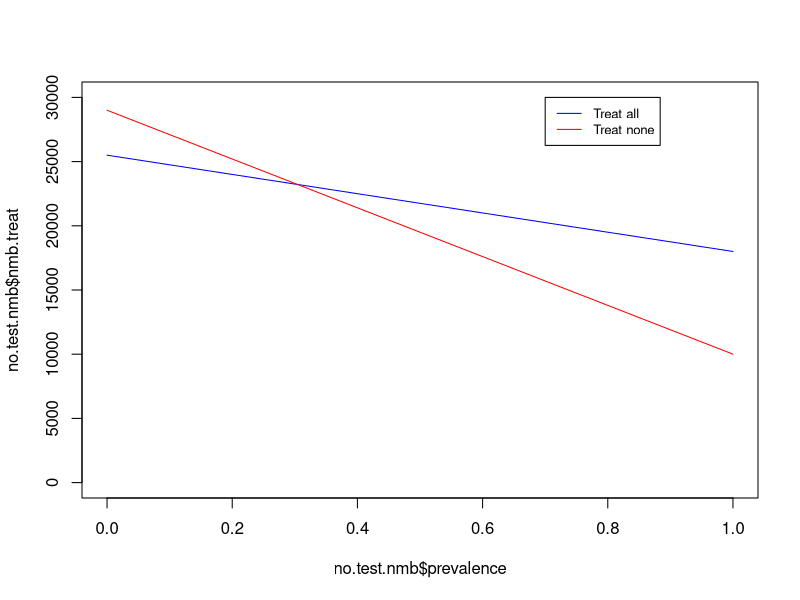
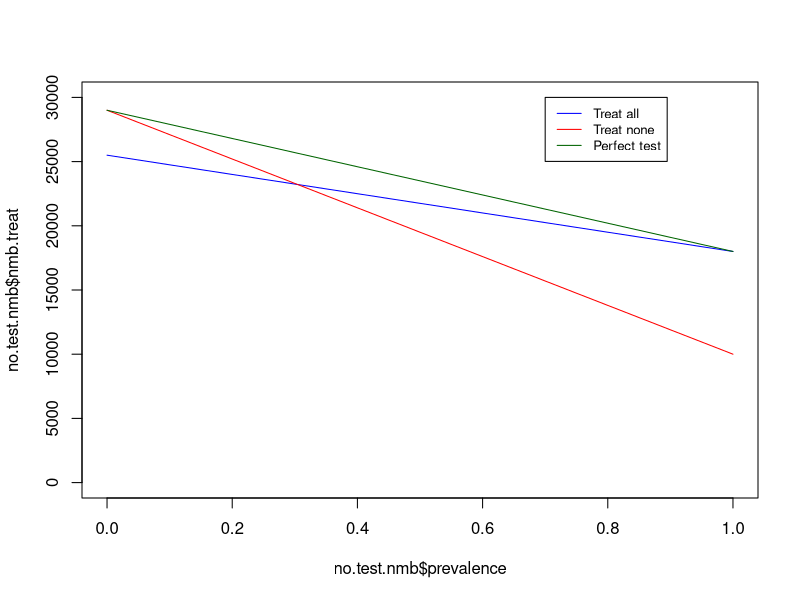
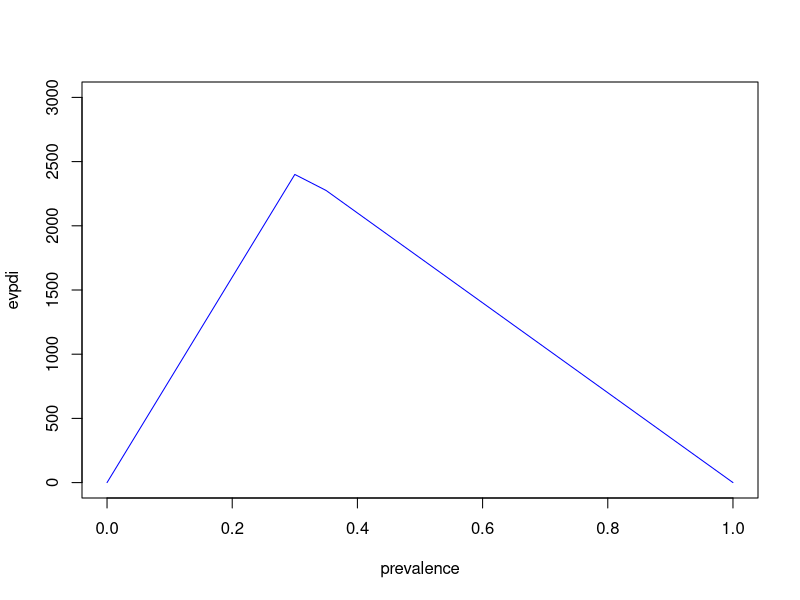
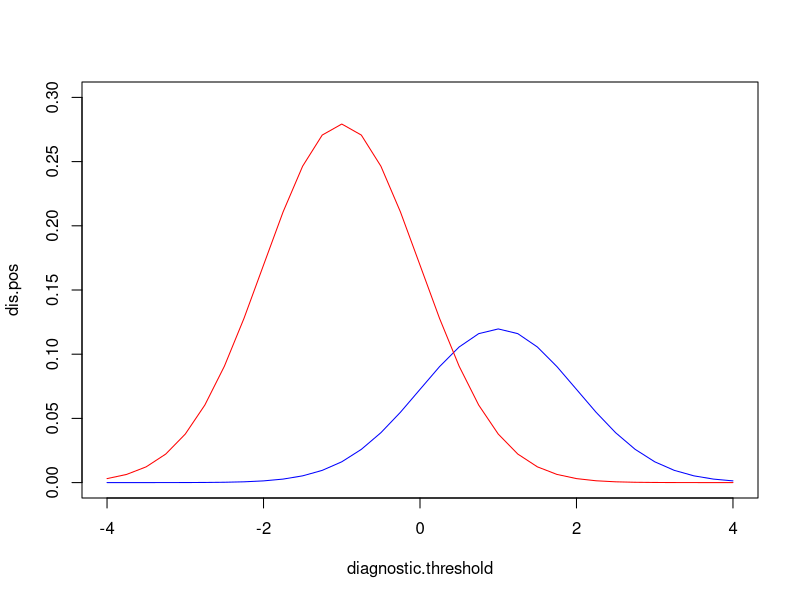
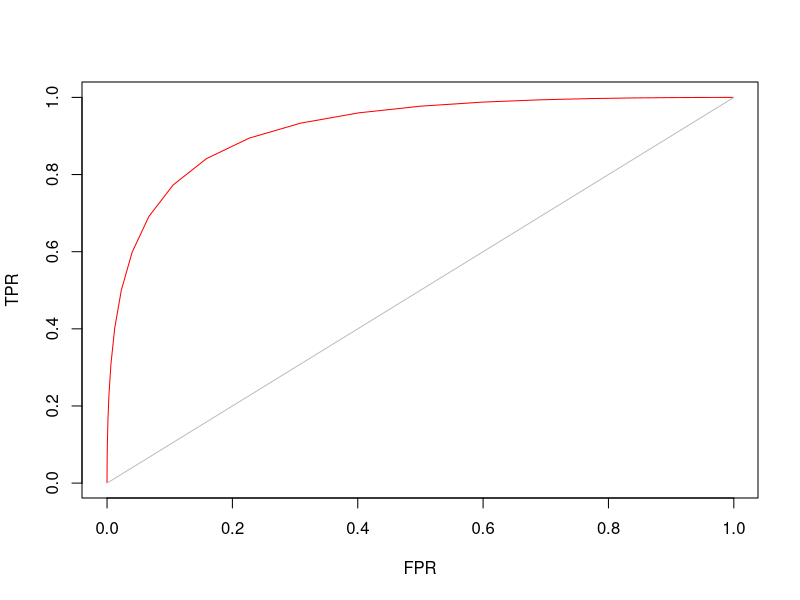
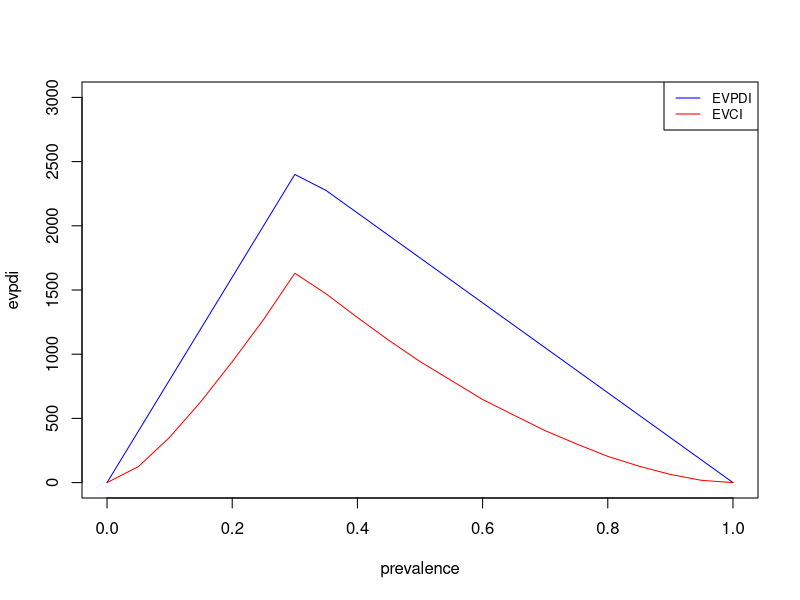
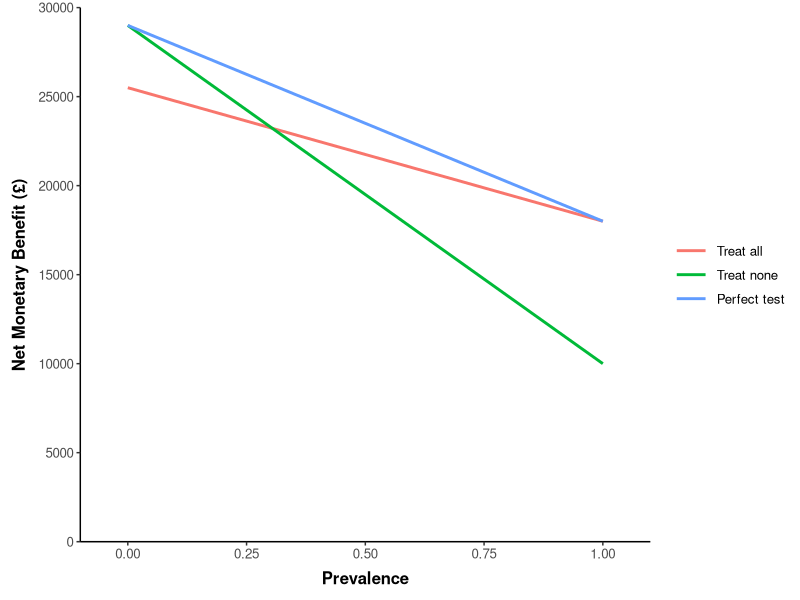
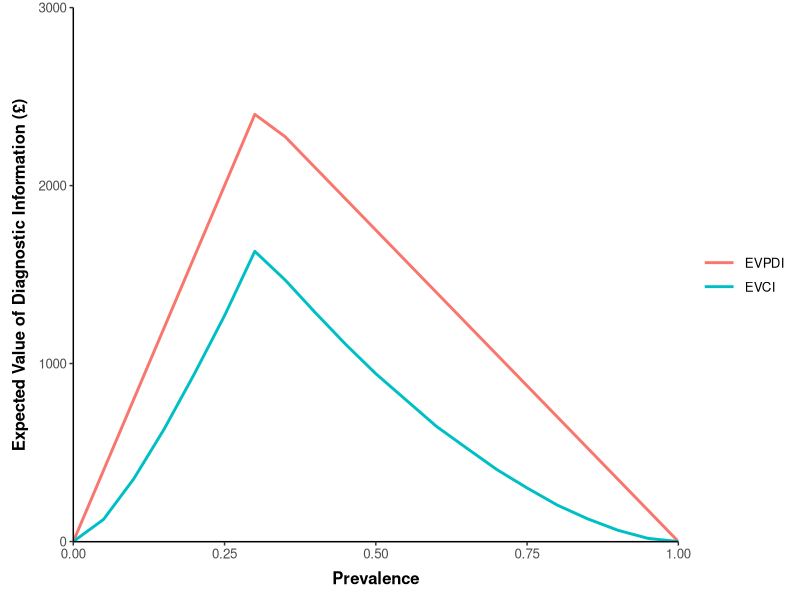

The R source for these figures, in order:
#  DM4HEE 
#  Foundation Exercise 4 - Value of Diagnostics
#  Author: Jack Williams and Nichola Naylor


#### Model Parameters #### 

lambda <- 30000 # This is our willingness to pay threshold
prevalence <- 0.3

# Payoffs and cost parameters for sick and healthy individuals, treated and not treated 

outcome.names <- c("Sick per treated", "Sick person not treated", 
                   "Healthy person treated", "Health person not treated")
expected.cost <- c(6000, 5000, 3000, 1000)
expected.qaly <- c(0.8, 0.5, 0.95, 1)

parameter.values <- data.frame(outcome.names, expected.cost, expected.qaly,
                              nmb = NA)

parameter.values$nmb <- (expected.qaly * lambda) - expected.cost

# here you can see the expected costs, QALYs and NMB for each possible outcome
parameter.values


# Estimating costs and QALYs associated with treating all vs. treat none 

treat.cost <- prevalence * expected.cost[1] + (1 - prevalence) * expected.cost[3]
notreat.cost <- prevalence * expected.cost[2] + (1 - prevalence) * expected.cost[4]
treat.qaly <- prevalence * expected.qaly[1] + (1 - prevalence) * expected.qaly[3]
notreat.qaly <- prevalence * expected.qaly[2] + (1 - prevalence) * expected.qaly[4]

expected.values <- data.frame(strategy =  c("Treat all", "Treat none"),
                           expected.cost = c(treat.cost, notreat.cost), 
                           expected.qaly = c(treat.qaly, notreat.qaly), 
                           nmb = NA)

expected.values$nmb <- (expected.values$expected.qaly * lambda) - expected.values$expected.cost 

# You can view the expected cost, QALY and NMB values at the prevalence defined
expected.values



# Evaluate NMB across a range of prevalence values

## We can create a function to calcualte NMB for sick and healthy patients (across prevalence values)  
est.nmb <- function(prev, parameters = parameter.values, lam = lambda){
  
  # Treatment - look up correct costs and outcomes for treated

  cost.sick <-  parameters$expected.cost[1] 
  cost.healthy <-  parameters$expected.cost[3] 
  
  qaly.sick <-  parameters$expected.qaly[1] 
  qaly.healthy <-  parameters$expected.qaly[3] 
  
  cost <- prev * cost.sick + (1-prev) * cost.healthy
  qaly <- prev * qaly.sick + (1-prev) * qaly.healthy
  
  nmb.treat <- (qaly * lam) - cost
  
  # No treatment- look up correct costs and outcomes for not treated

  cost.sick <-  parameters$expected.cost[2] 
  cost.healthy <-  parameters$expected.cost[4] 
  
  qaly.sick <-  parameters$expected.qaly[2] 
  qaly.healthy <-  parameters$expected.qaly[4] 
  
  cost <- prev * cost.sick + (1-prev) * cost.healthy
  qaly <- prev * qaly.sick + (1-prev) * qaly.healthy
  
  nmb.notreat <- (qaly * lam) - cost
  
  return(data.frame(prevalence = prev, 
                    nmb.treat = nmb.treat, 
                    nmb.notreat = nmb.notreat))
}


## We can now estimate the NMB of treating or not treating at any prevalence 
# At a low prevalence (10%), NMB is higher for not treating
# But at higher prevalence NMB is higher for treating everyone
est.nmb(prev = 0.1)
est.nmb(prev = 0.4)

# Now pass a vector of prevalence values into the function
prevalence.vector <- seq(from = 0, to = 1, by = 0.05)

# estimate the NMB across prevalence values, and save this 
no.test.nmb <- est.nmb(prev = prevalence.vector)
no.test.nmb


# We can create a plot in base R to observe the results
# Note - we will be updating this plot in the next section
plot(no.test.nmb$prevalence, no.test.nmb$nmb.treat, type="l", col = "blue", ylim = c(0, 30000))
  lines(no.test.nmb$prevalence, no.test.nmb$nmb.notreat, col = "red")
  legend(0.7, 30000, legend=c("Treat all", "Treat none"), col=c("blue", "red"), 
         lty = 1, cex = 0.8)
  


#### Expected value of a perfect test ####

# In this example, we will assume that all sick patients are treated, and all healthy patients are not


est.nmb.perfect.test <- function(prev, parameters = parameter.values, lam = lambda){
  
  # Perfect test means sick is treated (i.e. row value 1 for expected values table)
  # whilst healthy is not treated (i.e. row value 4 from expected values table)
  # So we eliminate sick person not treated (row 2), and health person treated (row 3)
  
  cost.sick <-  parameters$expected.cost[1] 
  cost.healthy <-  parameters$expected.cost[4] 
  
  qaly.sick <-  parameters$expected.qaly[1] 
  qaly.healthy <-  parameters$expected.qaly[4] 
  
  cost <- prev * cost.sick + (1-prev) * cost.healthy
  qaly <- prev * qaly.sick + (1-prev) * qaly.healthy
  
  nmb.perfect <- (qaly * lam) - cost
  

  return(data.frame(prevalence = prev, 
                    nmb = nmb.perfect))
}

est.nmb.perfect.test(prev = 0.1)
est.nmb.perfect.test(prev = prevalence.vector)

perfect.test.nmb <- est.nmb.perfect.test(prev = prevalence.vector)


# Estimate the Expected Value of Perfect Diagnostic Information (EVPDI) 

# The EVPDI is the difference between the expected value of a perfect test and 
# the expected value of the optimal course of action (treat All or treat None) in the absence of a test.

# First, look again at the results of the NMB with no test available 
no.test.nmb

# Now we can use the apply function to derive the maximum NMB from each strategy, and add to current table
no.test.nmb$nmb.max <- apply(no.test.nmb[,2:3], 1, max)

## Now take a look at the current table, displaying the maximum NMB for each prevalence (without a test)
# We can compare this to the NMB with a perfect test

no.test.nmb
perfect.test.nmb


## We can also plot the results of the these tables

plot(no.test.nmb$prevalence, no.test.nmb$nmb.treat, type="l", col = "blue", ylim = c(0, 30000))
lines(no.test.nmb$prevalence, no.test.nmb$nmb.notreat, col = "red")
lines(perfect.test.nmb$prevalence, perfect.test.nmb$nmb, col = "dark green")
legend(0.7, 30000, legend=c("Treat all", "Treat none", "Perfect test"), col=c("blue", "red", "dark green"), 
       lty = 1, cex = 0.8)


## We can now compare this to the values expected from a perfect test
evpdi <- perfect.test.nmb$nmb - no.test.nmb$nmb.max

# and create a data.frame to store the results
evpdi.table <- data.frame(prevalence = prevalence.vector, evpdi = evpdi)
evpdi.table

# We can create a simple plot of the expected value of perfect diagnostic information, by prevalence:
plot(evpdi.table, type="l", col = "blue", ylim = c(0, 3000))



#### Expected Value of Clinical Information (EVCI) from an (imperfect) diagnostic test ####

test.char <- c(positive.mean = 1, positive.sd = 1, 
               negative.mean = -1, negative.sd = 1)

# You can see the test characteristics here
test.char


# Set a range of diagnostic threshold values
diagnostic.threshold <- seq(from = -4, to = 4, by = 0.25)

# Diagnostic positive and negative values, at different diagnostic thresholds
# These are estimated using the normal distribution 
dis.pos <- prevalence * dnorm(diagnostic.threshold, mean = test.char[1], sd = test.char[2])
dis.neg <- (1 - prevalence) * dnorm(diagnostic.threshold, mean = test.char[3], sd = test.char[4])

biomarker.dist <- data.frame(diagnostic.threshold, dis.pos, dis.neg)

# We can view the table, and round to 4 decimal places to help view the numbers
round(biomarker.dist, 4)

# And here we can plot the numbers to re-create the video 
# (note we can use the data frame columns (biomarker.dist), or the vectors that formed the data frame)
plot(diagnostic.threshold, dis.pos, type="l", col = "blue", ylim = c(0, 0.3))
lines(diagnostic.threshold, dis.neg, col = "red")


## True Positive Rate and False Positive Rate 
TPR <- 1 - pnorm(diagnostic.threshold, test.char[1], test.char[2])
FPR <- 1 - pnorm(diagnostic.threshold, test.char[3], test.char[4])

# We can view these alongside the diagnostic thresholds 
positive.rate <- data.frame(diagnostic.threshold, TPR, FPR)


# Plot to view TPR and FPR (Receiver Operating Characteristic (ROC) curve)
plot(FPR, TPR, type="l", col = "red")
# and we can add a diagonal line too
lines(c(0,1),(c(0,1)), col = "grey")


#### Expected Value of Clinical Information #### 

# We can now estimate the number of true and false, negatives and positives 
true.pos <- prevalence * TPR 
false.neg <- prevalence * (1 - TPR) 
false.pos <- (1 - prevalence) * FPR 
true.neg <- (1 - prevalence) * (1 - FPR) 

# Table showing diagnostic accuracy of the imperfect test
diag.accuracy <- data.frame(true.pos, false.neg, false.pos, true.neg,
                            nmb.test = 0)

# Now combine the original NMB values (from parameter data frame) to estimate NMB as 
# a function of the diagnostic accuracy 
parameter.values$nmb 

# To combine the NMB payoff values with the diagnostic accuracy data, we first create a blank 
# vector to store the total NMB value at each diagnostic threshold
nmb.test.vec <- rep(0, length(diagnostic.threshold))

# Next, we can create a loop to multiply NMB payoffs with diagnostic accuracy, and save the sum of
# these values, at each diagnostic threshold
for(i in 1:length(diagnostic.threshold)){
  nmb.test.vec[i] <- sum(diag.accuracy[i,] * parameter.values$nmb)
}  

## Note: An alternative method is to write a function into apply      
nmb.test.vec <- apply(diag.accuracy, 1, function(x) sum(x * parameter.values$nmb))


# We can view the output of the calculation here
# This is the NMB associated with the imperfect diagnostic test
data.frame(diagnostic.threshold, nmb.test.vec)    

# We can add these results onto the diagnostic accuracy data.frame 
diag.accuracy$nmb <- nmb.test.vec


# Calculate the EVCI

# Now we want to calcualte the EVCI across a range of prevalence values
no.test.nmb <- est.nmb(prev = prevalence.vector)


# The est.evci function below calculates the diagnostic accuracy and associated NMB 
# of an imperfect test (similar to calculations above) and also estimates the NMB 
# in the absense of any test, to estimate the Expected Value of Clinical Information 
# The function also does this at different prevalence values (by passing the prevalence)
# to the function (indicated by 'prev' argument)

est.evci <- function(prev, diag = diagnostic.threshold, test = test.char, 
                     nmb.input = parameter.values$nmb, nmb.notest = no.test.nmb){

  # true and false positive rate
  TPR <- 1 - pnorm(diag, test[1], test[2])
  FPR <- 1 - pnorm(diag, test[3], test[4])
  
  # calculate nmb for diagnostic outcomes
  
  prev.matrix <- matrix(prev, nrow = length(TPR), ncol = length(prev), byrow = TRUE)
  colnames(prev.matrix) <- prev
  rownames(prev.matrix) <- diag
  
  true.pos.nmb <- TPR * nmb.input[1] * prev.matrix
  false.neg.nmb <- (1 - TPR)  * nmb.input[2] * prev.matrix
  false.pos.nmb <-  FPR * nmb.input[3]  * (1 - prev.matrix)
  true.neg.nmb <-  (1 - FPR) * nmb.input[4]  * (1 - prev.matrix)
    
  total.nmb.matrix <- true.pos.nmb + false.neg.nmb + false.pos.nmb + true.neg.nmb
  
  # get the max nmb for each prevalence value 
  
  max.nmb.test <- apply(total.nmb.matrix, 2, max) # this derives the maximum value from each column 
  
  nmb.notest <- est.nmb(prev = prev)
  
  max.nmb.notest <- apply(nmb.notest[,2:3], 1, max) # this derives the maximum value for each row (prevalence by rows in this table)
  
  evci <- data.frame(prev, 
                     nmb.notest = max.nmb.notest, 
                     nmb.imperfect.test = max.nmb.test,
                     evci = max.nmb.test - max.nmb.notest)
  
  return(evci)
    
}


# Try the est.EVCI at the 30% prevalence 
est.evci(prev = 0.3)


# Save the EVCI results across a range of prevalence
evci <- est.evci(prev = prevalence.vector)

# You can view the results using the round function 
round(evci, 2)


# We can create a plot of the EVCI compared to the EVPDI calculated earlier

plot(evpdi.table, type="l", col = "blue", ylim = c(0, 3000))
lines(evci$prev, evci$evci, col = "red")
legend("topright", legend=c("EVPDI", "EVCI"), col=c("blue", "red"), 
       lty = 1, cex = 0.8)





## ggplots (I've havent provided explanation here...) 

library(reshape2)
library(ggplot2)

# NMB plot

nmb.plot.data <- cbind(no.test.nmb, perfect.test.nmb[,2])
colnames(nmb.plot.data) <- c("Prevalence", "Treat all", "Treat none", "Perfect test")
nmb.plot.data.long <- reshape2::melt(nmb.plot.data, id.vars = c("Prevalence"))

nmb.plot  <-  ggplot(nmb.plot.data.long) + 
  geom_line(aes(x=Prevalence, y=value, colour = variable), size=1) + 
  labs(x = "Prevalence", text = element_text(size=10)) + 
  labs(y = "Net Monetary Benefit (£)", text = element_text(size=10)) + theme_classic() +
  theme(legend.title = element_blank(), axis.title=element_text(face="bold"), 
        axis.title.x = element_text(margin = margin(t = 7, r = 0, b = 3, l = 0)), 
        axis.title.y = element_text(margin = margin(t = 0, r = 7, b = 0, l = 3)), 
        panel.grid.major = element_blank(), panel.grid.minor = element_blank(), 
        legend.key.width=unit(1.8,"line"), text = element_text(size=12)) + 
  scale_x_continuous(expand = c(0, 0.1)) + 
  scale_y_continuous(limits = c(0,30000), breaks=seq(0,30000,5000),  expand = c(0, 0))

nmb.plot


# EVDI plot

evci.plot.data <- cbind(evpdi.table, evci$evci)
colnames(evci.plot.data) <- c("Prevalence", "EVPDI", "EVCI") 
evci.plot.data.long <- reshape2::melt(evci.plot.data, id.vars = c("Prevalence"))

evdi.plot  <-  ggplot(evci.plot.data.long) + 
  geom_line(aes(x=Prevalence, y=value, colour=variable), size=1) + 
  labs(x = "Prevalence", text = element_text(size=10)) + 
  labs(y = "Expected Value of Diagnostic Information (£)", text = element_text(size=10)) + theme_classic() +
  theme(legend.title = element_blank(), axis.title=element_text(face="bold"), 
        axis.title.x = element_text(margin = margin(t = 7, r = 0, b = 3, l = 0)), 
        axis.title.y = element_text(margin = margin(t = 0, r = 7, b = 0, l = 3)), 
        panel.grid.major = element_blank(), panel.grid.minor = element_blank(), 
        legend.key.width=unit(1.8,"line"), text = element_text(size=12)) + 
  scale_x_continuous(expand = c(0, 0)) + 
  scale_y_continuous(limits = c(-1,3000), expand = c(0, 0))

evdi.plot



# Diagnostic threshold

head(biomarker.dist)
colnames(biomarker.dist) <- c("Diagnostic", "Disease Positive", "Disease Negative")
biomarker.dist.long <- reshape2::melt(biomarker.dist, id.vars = c("Diagnostic"))

diag.plot  <-  ggplot(biomarker.dist.long) + 
  geom_line(aes(x=Diagnostic, y=value, colour=variable), size=1) + 
  labs(x = "Diagnostic Threshold", text = element_text(size=10)) + 
  labs(y = "", text = element_text(size=10)) + theme_classic() +
  theme(legend.title = element_blank(), axis.title=element_text(face="bold"), 
        axis.title.x = element_text(margin = margin(t = 7, r = 0, b = 3, l = 0)), 
        axis.title.y = element_text(margin = margin(t = 0, r = 7, b = 0, l = 3)), 
        panel.grid.major = element_blank(), panel.grid.minor = element_blank(), 
        legend.key.width=unit(1.8,"line"), text = element_text(size=12)) + 
  scale_x_continuous(expand = c(0, 0.1)) 
  
diag.plot



# ROC plot 

roc.data <- data.frame(TPR, FPR)

roc.plot  <-  ggplot(roc.data) + 
  geom_line(aes(x=FPR, y=TPR), size=1) + 
  labs(x = "False Positive Rate (1-Specificity)", text = element_text(size=10)) + 
  labs(y = "True Positive Rate (Sensitivity)", text = element_text(size=10)) + theme_classic() +
  theme(legend.title = element_blank(), axis.title=element_text(face="bold"), 
        axis.title.x = element_text(margin = margin(t = 7, r = 0, b = 3, l = 0)), 
        axis.title.y = element_text(margin = margin(t = 0, r = 7, b = 0, l = 3)), 
        panel.grid.major = element_blank(), panel.grid.minor = element_blank(), 
        legend.key.width=unit(1.8,"line"), text = element_text(size=12)) + 
  scale_x_continuous(limits = c(0,1), breaks=seq(0,1,0.2), expand = c(0, 0.01)) + 
  scale_y_continuous(limits = c(0,1), breaks=seq(0,1,0.2), expand = c(0, 0.01))

roc.plot


